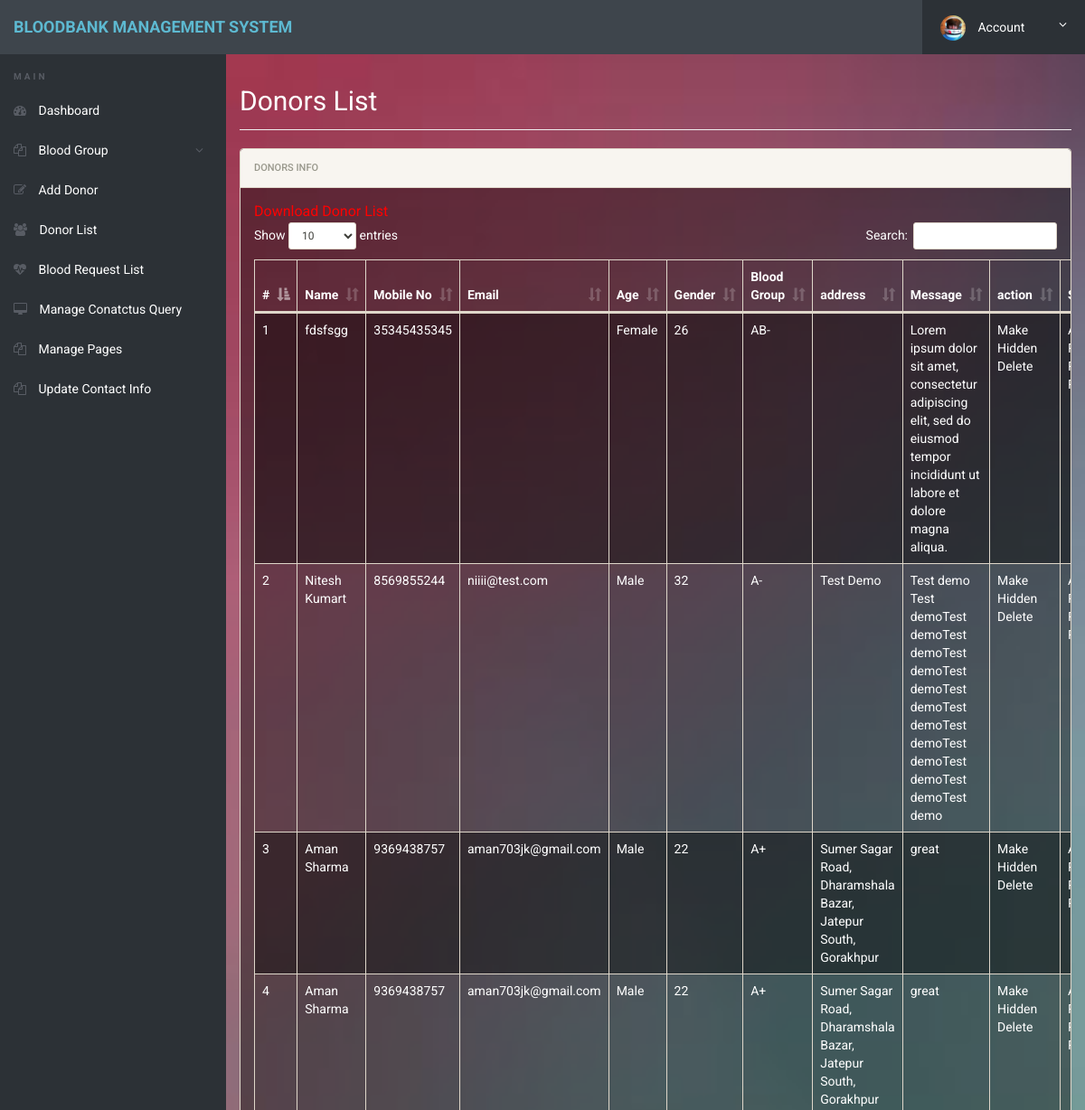
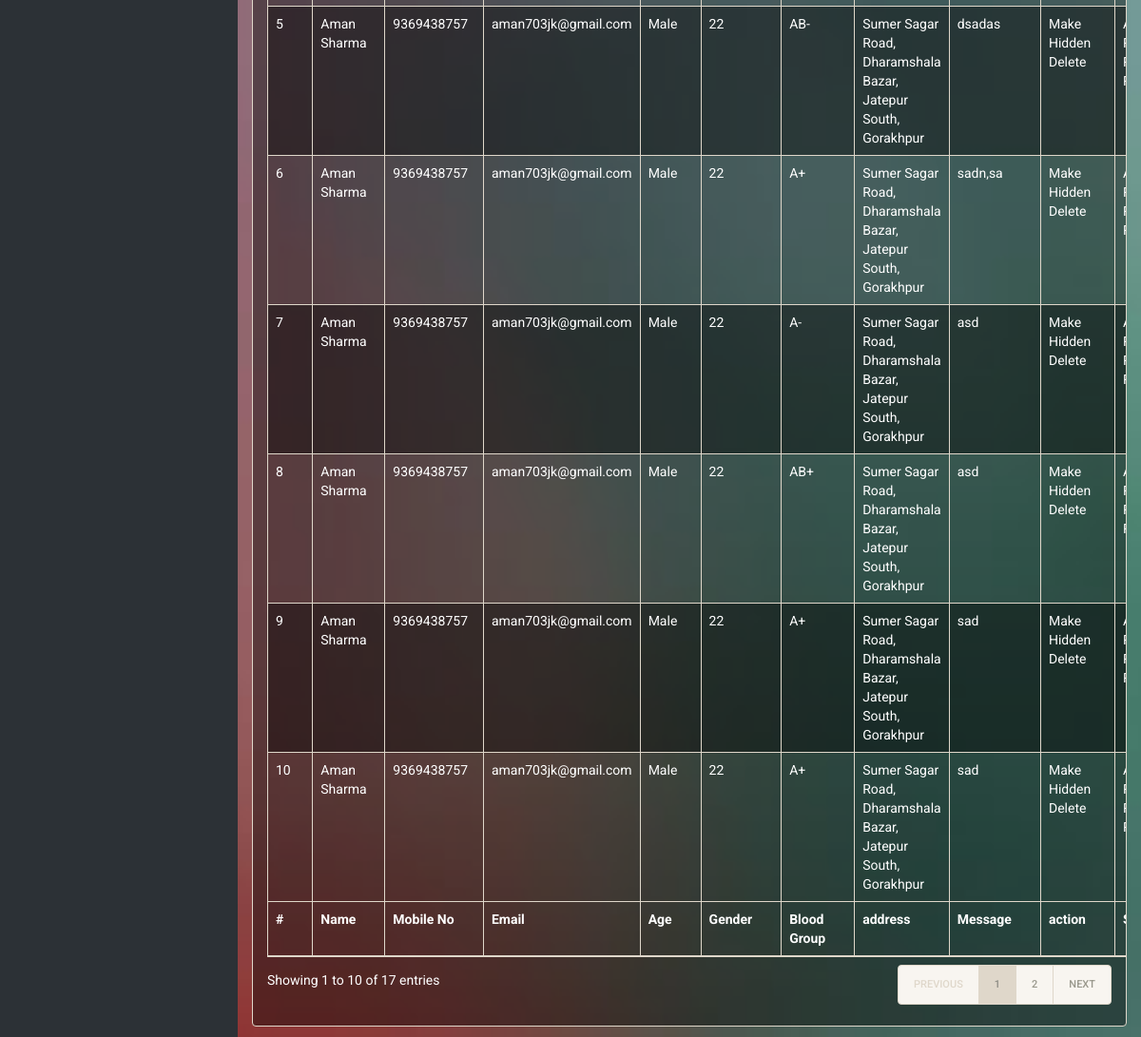
The app's page /Database/admin/donor-list.php (signed in) with its own data (2 pictures, top to bottom).
### tables this page shows
CREATE TABLE `tblblooddonars` (
  `id` int(11) NOT NULL,
  `FullName` varchar(100) DEFAULT NULL,
  `MobileNumber` char(11) DEFAULT NULL,
  `EmailId` varchar(100) DEFAULT NULL,
  `Gender` varchar(20) DEFAULT NULL,
  `Age` int(11) DEFAULT NULL,
  `BloodGroup` varchar(20) DEFAULT NULL,
  `Address` varchar(255) DEFAULT NULL,
  `Message` mediumtext DEFAULT NULL,
  `PostingDate` timestamp NOT NULL DEFAULT current_timestamp(),
  `status` int(1) DEFAULT NULL,
  `approve` int(1) DEFAULT NULL
);

### Database/admin/donor-list.php (the view, shortened to what this page needs)
<?php
include 'includes/config.php';
if (strlen($_SESSION['alogin']) == 0) {
    header('location:index.php');
} else {
    ?>
<!doctype html>
<html lang="en" class="no-js">
<head>
    <link rel="stylesheet" href="css/font-awesome.min.css">
    <link rel="stylesheet" href="css/bootstrap.min.css">
    <link rel="stylesheet" href="css/dataTables.bootstrap.min.css">
    <link rel="stylesheet" href="css/bootstrap-social.css">
    <link rel="stylesheet" href="css/bootstrap-select.css">
    <link rel="stylesheet" href="css/fileinput.min.css">
    <link rel="stylesheet" href="css/awesome-bootstrap-checkbox.css">
    <link rel="stylesheet" href="css/style.css">
</head>
<body>
    <?php include 'includes/header.php';?>
    <div class="ts-main-content">
        <?php include 'includes/leftbar.php';?>
        <div class="content-wrapper">
            <div class="container-fluid">
                <div class="row">
                    <div class="col-md-12">
                        <h2 class="page-title">Donors List</h2>
                        <div class="panel panel-default">
                            <div class="panel-heading">Donors Info</div>
                            <div class="panel-body">
                                <a href="download-records.php" style="color:red; font-size:16px;">Download Donor
                                    List</a>
                                <table id="zctb" class="display table table-striped table-bordered table-hover"
                                    cellspacing="0" width="100%">
                                    <thead>
                                        <tr>
                                            <th>#</th>
                                            <th>Name</th>
                                            <th>Mobile No</th>
                                            <th>Email</th>
                                            <th>Age</th>
                                            <th>Gender</th>
                                            <th>Blood Group</th>
                                            <th>address</th>
                                            <th>Message </th>
                                            <th>action </th>
                                            <th>Status </th>
                                        </tr>
                                    </thead>
                                    <tfoot>
                                        <tr>
                                            <th>#</th>
                                            <th>Name</th>
                                            <th>Mobile No</th>
                                            <th>Email</th>
                                            <th>Age</th>
                                            <th>Gender</th>
                                            <th>Blood Group</th>
                                            <th>address</th>
                                            <th>Message </th>
                                            <th>action </th>
                                            <th>Status </th>
                                        </tr>
                                    </tfoot>
                                    <tbody>
                                        <?php $sql = "SELECT * from  tblblooddonars ";
    $query = $dbh->prepare($sql);
    $query->execute();
    $results = $query->fetchAll(PDO::FETCH_OBJ);
    $cnt = 1;
    if ($query->rowCount() > 0) {
        foreach ($results as $result) {?>
                                        <tr>
                                            <td><?php echo htmlentities($cnt); ?></td>
                                            <td><?php echo htmlentities($result->FullName); ?></td>
                                            <td><?php echo htmlentities($result->MobileNumber); ?></td>
                                            <td><?php echo htmlentities($result->EmailId); ?></td>
                                            <td><?php echo htmlentities($result->Gender); ?></td>
                                            <td><?php echo htmlentities($result->Age); ?></td>
                                            <td><?php echo htmlentities($result->BloodGroup); ?></td>
                                            <td><?php echo htmlentities($result->Address); ?></td>
                                            <td><?php echo htmlentities($result->Message); ?></td>
                                            <td>
                                                <?php if ($result->status == 1) {?>
                                                <a href="donor-list.php?hidden=<?php echo htmlentities($result->id); ?>"
                                                    onclick="return confirm('Do you really want to hiidden this detail')">
                                                    Make Hidden</a>
                                                <?php } else {?>
                                                <a href="donor-list.php?public=<?php echo htmlentities($result->id); ?>"
                                                    onclick="return confirm('Do you really want to Public this detail')">
                                                    Make Public</a>
                                                <?php }?>
                                                <a href="donor-list.php?del=<?php echo htmlentities($result->id); ?>"
                                                    onclick="return confirm('Do you really want to delete this record')">
                                                    Delete</a>
                                            </td>
                                            <td>
                                                <?php if ($result->approve == 0) {?>
                                                <a href="donor-list.php?approve=<?php echo htmlentities($result->id); ?>"
                                                    onclick="return confirm('Do you really want approved this request')">
                                                    Approve Request</a>
                                                <a href="donor-list.php?reject=<?php echo htmlentities($result->id); ?>&name=<?php echo htmlentities($result->FullName); ?>&email=<?php echo htmlentities($result->EmailId); ?>"
                                                    onclick="return confirm('Do you really reject this request')"
                                                    class="m"> Reject Request</a>
                                                <?php } else {?>
                                                <p>Approved</p>
                                                <?php }?>
                                            </td>
                                        </tr>
                                        <?php $cnt = $cnt + 1;}}?>
                                    </tbody>
                                </table>
                            </div>
                        </div>
                    </div>
                </div>
            </div>
        </div>
    </div>
</body>
</html>
<?php }?>

### Database/admin/css/style.css (style rules this page uses)
html { font-size: 14px; }
@media only screen and (min-width: 480px) { html { font-size: 17px; } }
@media only screen and (min-width: 768px) { html { font-size: 14px; } }
body { font-size: 1em; }
a { color: #37a6c4; }
.panel { overflow: hidden; }
.page-title { padding-bottom: 15px; margin-bottom: 20px; border-bottom: 1px solid #f0f0f0; }
.ts-main-content .content-wrapper { padding-top: 15px; margin-top: 60px; }
@media only screen and (min-width: 992px) { .ts-main-content .content-wrapper { margin-left: 250px; } }

### Database/admin/includes/header.php (style rules this page uses)
body { background-image:url("images/blurred-background.jpg"); background-position: center; background-repeat: no-repeat; background-size: cover; }
h1,h2,h3,h4,h5,p,span,lable,li,a,ul,div { color:white; }
.panel { background-color:rgba(0,0,0,0.4); }
.table-striped>tbody>tr:nth-of-type(odd) { background-color:rgba(0,0,0,0.4); }

### records on screen
tblblooddonars: FullName "fdsfsgg", MobileNumber "35345435345", Gender "Female", Age "26", BloodGroup "AB-", Message "Lorem ipsum dolor sit amet, consectetur adipiscing elit, sed do eiusmod tempor incididunt ut labore et dolore magna aliqua."
tblblooddonars: FullName "Nitesh Kumart", MobileNumber "8569855244", EmailId "niiii@test.com", Gender "Male", Age "32", BloodGroup "A-", Address "Test Demo", Message "Test demo Test demoTest demoTest demoTest demoTest demoTest demoTest demoTest demoTest demoTest demoTest demoTest demo"
tblblooddonars: FullName "Aman Sharma", MobileNumber "9369438757", EmailId "aman703jk@gmail.com", Gender "Male", Age "22", BloodGroup "A+", Address "Sumer Sagar Road, Dharamshala Bazar, Jatepur South, Gorakhpur", Message "great"
tblblooddonars: FullName "Aman Sharma", MobileNumber "9369438757", EmailId "aman703jk@gmail.com", Gender "Male", Age "22", BloodGroup "A+", Address "Sumer Sagar Road, Dharamshala Bazar, Jatepur South, Gorakhpur", Message "great"
tblblooddonars: FullName "Aman Sharma", MobileNumber "9369438757", EmailId "aman703jk@gmail.com", Gender "Male", Age "22", BloodGroup "AB-", Address "Sumer Sagar Road, Dharamshala Bazar, Jatepur South, Gorakhpur", Message "dsadas"
tblblooddonars: FullName "Aman Sharma", MobileNumber "9369438757", EmailId "aman703jk@gmail.com", Gender "Male", Age "22", BloodGroup "A+", Address "Sumer Sagar Road, Dharamshala Bazar, Jatepur South, Gorakhpur", Message "sadn,sa"
tblblooddonars: FullName "Aman Sharma", MobileNumber "9369438757", EmailId "aman703jk@gmail.com", Gender "Male", Age "22", BloodGroup "A-", Address "Sumer Sagar Road, Dharamshala Bazar, Jatepur South, Gorakhpur", Message "asd"
tblblooddonars: FullName "Aman Sharma", MobileNumber "9369438757", EmailId "aman703jk@gmail.com", Gender "Male", Age "22", BloodGroup "AB+", Address "Sumer Sagar Road, Dharamshala Bazar, Jatepur South, Gorakhpur", Message "asd"
tblblooddonars: FullName "Aman Sharma", MobileNumber "9369438757", EmailId "aman703jk@gmail.com", Gender "Male", Age "22", BloodGroup "A+", Address "Sumer Sagar Road, Dharamshala Bazar, Jatepur South, Gorakhpur", Message "sad"
tblblooddonars: FullName "Aman Sharma", MobileNumber "9369438757", EmailId "aman703jk@gmail.com", Gender "Male", Age "22", BloodGroup "A+", Address "Sumer Sagar Road, Dharamshala Bazar, Jatepur South, Gorakhpur", Message "sad"
